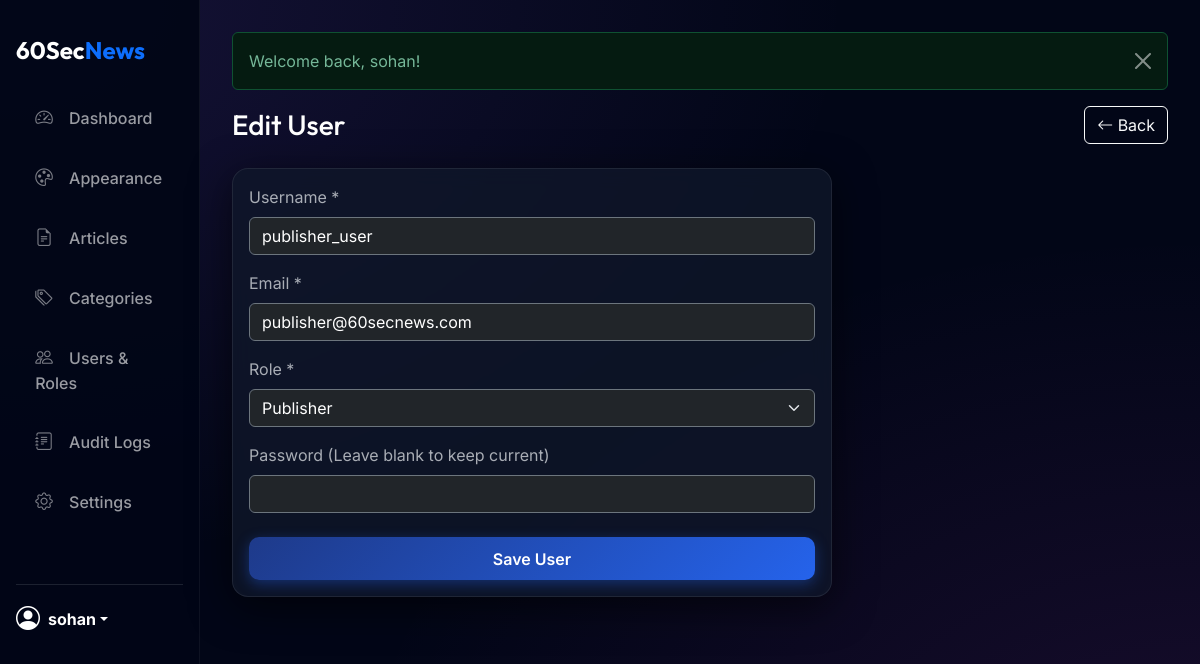
The app's page /public/admin/user_edit.php?id=2 (signed in) with its own data.
### tables this page shows
CREATE TABLE `users` (
  `id` int(11) NOT NULL,
  `username` varchar(50) NOT NULL,
  `email` varchar(100) NOT NULL,
  `password_hash` varchar(255) NOT NULL,
  `role_id` int(11) NOT NULL,
  `created_at` timestamp NOT NULL DEFAULT current_timestamp(),
  `last_login` timestamp NULL DEFAULT NULL,
  `login_attempts` int(11) DEFAULT 0,
  `lockout_time` timestamp NULL DEFAULT NULL,
  `status` enum('active','inactive','banned') DEFAULT 'active'
);

CREATE TABLE `roles` (
  `id` int(11) NOT NULL,
  `name` varchar(50) NOT NULL,
  `created_at` timestamp NOT NULL DEFAULT current_timestamp()
);

### public/admin/user_edit.php (the view, shortened to what this page needs)
<?php
require_once __DIR__ . '/layout/header.php';
$db = DB::getInstance()->getConnection();
$user_id = isset($_GET['id']) ? (int) $_GET['id'] : 0;
$user = null;
if ($user_id > 0) {
    $stmt = $db->prepare("SELECT * FROM users WHERE id = ?");
    $stmt->execute([$user_id]);
    $user = $stmt->fetch();
}
$roles = $db->query("SELECT * FROM roles ORDER BY id ASC")->fetchAll();
?>
<div class="d-flex justify-content-between align-items-center mb-4">
    <h1 class="h3 mb-0 text-white">
        <?= $user_id ? 'Edit User' : 'Add New User' ?>
    </h1>
    <a href="users.php" class="btn btn-outline-light"><i class="bi bi-arrow-left"></i> Back</a>
</div>
<div class="card" style="max-width: 600px;">
    <div class="card-body">
        <form method="POST">
            <div class="mb-3">
                <label class="form-label text-muted">Username *</label>
                <input type="text" name="username" class="form-control bg-dark text-white border-secondary"
                    value="<?= e($_POST['username'] ?? $user['username'] ?? '') ?>" required>
            </div>
            <div class="mb-3">
                <label class="form-label text-muted">Email *</label>
                <input type="email" name="email" class="form-control bg-dark text-white border-secondary"
                    value="<?= e($_POST['email'] ?? $user['email'] ?? '') ?>" required>
            </div>
            <div class="mb-3">
                <label class="form-label text-muted">Role *</label>
                <select name="role_id" class="form-select bg-dark text-white border-secondary" required>
                    <?php foreach ($roles as $role): ?>
                        <option value="<?= $role['id'] ?>" <?= (($user['role_id'] ?? '') == $role['id']) ? 'selected' : '' ?>>
                            <?= e($role['name']) ?>
                        </option>
                    <?php endforeach; ?>
                </select>
            </div>
            <div class="mb-4">
                <label class="form-label text-muted">Password
                    <?= $user_id ? '(Leave blank to keep current)' : '*' ?>
                </label>
                <input type="password" name="password" class="form-control bg-dark text-white border-secondary"
                    <?= $user_id ? '' : 'required' ?>>
            </div>
            <button type="submit" class="btn btn-primary w-100">Save User</button>
        </form>
    </div>
</div>
<?php require_once __DIR__ . '/layout/footer.php'; ?>

### public/admin/layout/header.php (style rules this page uses)
:root { --primary-gradient: linear-gradient(135deg, #1e3a8a 0%, #2563eb 100%); --glass-bg: rgba(255, 255, 255, 0.03); --glass-border: rgba(255, 255, 255, 0.08); --sidebar-width: 260px; --radius-premium: 16px; }
body { font-family: 'Inter', sans-serif; background-color: #0c0e14; color: #e2e8f0; min-height: 100vh; }
body.theme-admin-midnight { background-color: #020617; background-image: radial-gradient(at 0% 0%, rgba(139, 92, 246, 0.15) 0px, transparent 50%), radial-gradient(at 100% 100%, rgba(217, 70, 239, 0.1) 0px, transparent 50%); color: #f8fafc; }
body.theme-admin-midnight .card { background: rgba(15, 23, 42, 0.8); border: 1px solid rgba(255, 255, 255, 0.08); box-shadow: 0 10px 40px rgba(0, 0, 0, 0.6); }
h1, h2, h3, h4, .fw-bold, .sidebar-brand { font-family: 'Outfit', sans-serif; }
.card { background: rgba(30, 41, 59, 0.4); backdrop-filter: blur(10px); -webkit-backdrop-filter: blur(10px); border: 1px solid var(--glass-border); border-radius: var(--radius-premium); box-shadow: 0 10px 30px -10px rgba(0, 0, 0, 0.3); overflow: hidden; }
.btn-primary { background: var(--primary-gradient); border: none; box-shadow: 0 4px 14px 0 rgba(37, 99, 235, 0.39); border-radius: 10px; padding: 0.6rem 1.5rem; font-weight: 600; transition: all 0.3s; }

### records on screen
users: username "publisher_user", email "publisher@60secnews.com", role_id "Publisher"

### other values on screen
$_SESSION['username'] "sohan"
$message "Welcome back, sohan!"
